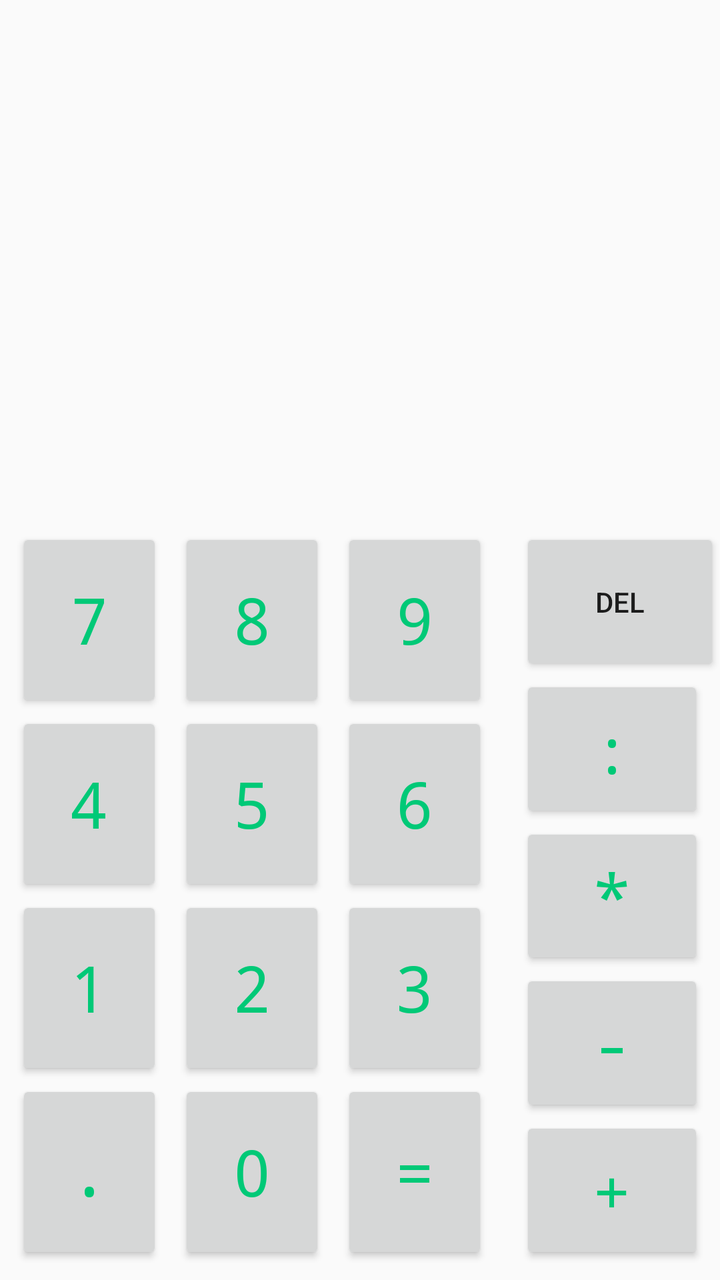
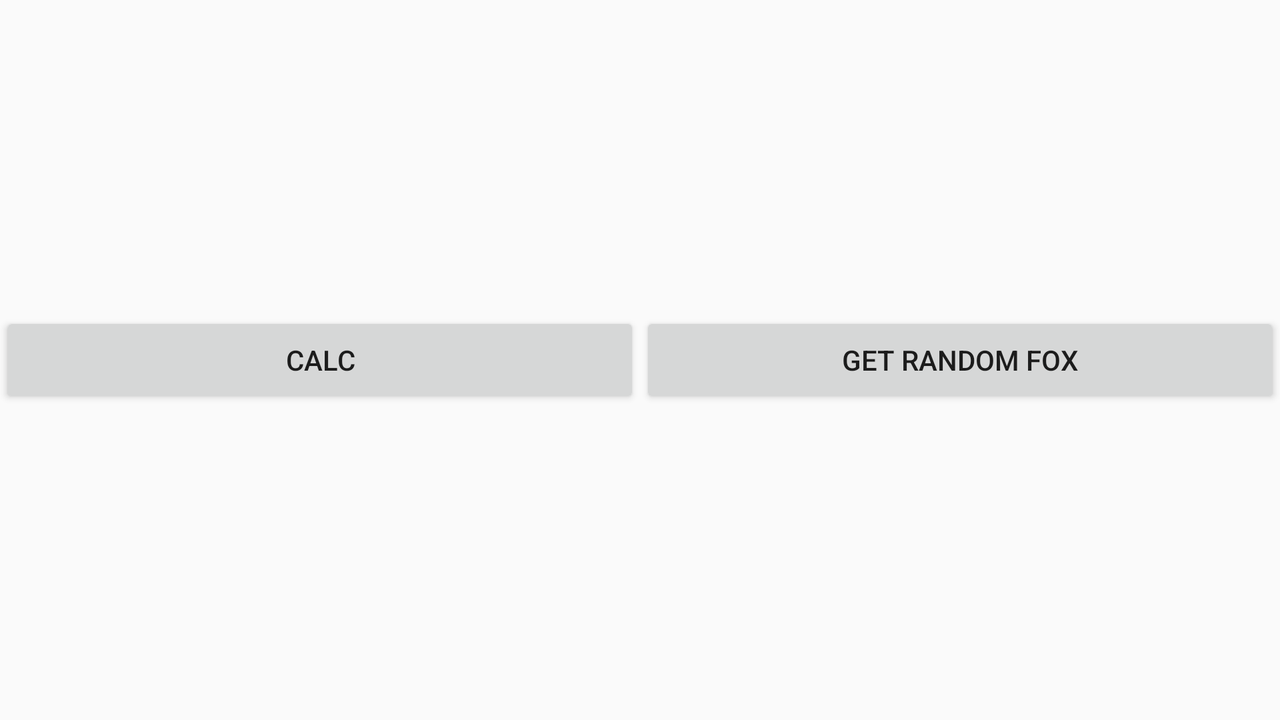

One screen, two layout resources from the same app: the default and the repository's alternative for another configuration. Each is rendered where Android would select it; the XML of both is given below.
<!-- AndroidManifest.xml: application theme AppTheme -->
<!-- res/layout/fragment_main.xml -->
<?xml version="1.0" encoding="utf-8"?>
<android.support.constraint.ConstraintLayout xmlns:android="http://schemas.android.com/apk/res/android"
                                             xmlns:app="http://schemas.android.com/apk/res-auto"
                                             android:layout_width="match_parent"
                                             android:layout_height="match_parent"
                                             android:id="@+id/consraint_fr1">
    <TextView
            android:layout_width="0dp"
            android:layout_height="0dp"
            android:id="@+id/tvResult"
            android:layout_weight="2"
            app:layout_constraintStart_toStartOf="parent"
            app:layout_constraintEnd_toEndOf="parent"
            app:layout_constraintTop_toTopOf="parent"
            app:layout_constraintBottom_toTopOf="@+id/guideline3"
            android:layout_marginTop="8dp"
            android:layout_marginBottom="8dp"
            android:layout_marginStart="8dp"
            android:layout_marginEnd="8dp"
            style="@style/btnStyleText"/>
    <Button
            android:text="@string/d7"
            android:layout_width="0dp"
            android:layout_height="0dp"
            app:layout_constraintStart_toStartOf="parent"
            app:layout_constraintTop_toTopOf="@+id/guideline3"
            app:layout_constraintEnd_toStartOf="@id/btn8"
            app:layout_constraintBottom_toTopOf="@id/btn4"
            android:layout_marginStart="8dp"
            android:layout_marginTop="8dp"
            android:id="@+id/btn7"
            style="@style/btnStyleText"/>
    <Button
            android:text="@string/d8"
            android:layout_width="0dp"
            android:layout_height="0dp"
            android:layout_marginTop="8dp"
            app:layout_constraintStart_toEndOf="@id/btn7"
            app:layout_constraintTop_toTopOf="@+id/guideline3"
            app:layout_constraintEnd_toStartOf="@id/btn9"
            app:layout_constraintBottom_toTopOf="@id/btn5"
            android:id="@+id/btn8"
            style="@style/btnStyleText" android:layout_marginStart="8dp" android:layout_marginEnd="8dp"/>
    <Button
            android:text="@string/d9"
            android:layout_width="0dp"
            android:layout_height="0dp"
            android:layout_marginEnd="8dp"
            android:layout_marginTop="8dp"
            app:layout_constraintEnd_toStartOf="@+id/guideline2"
            app:layout_constraintBottom_toTopOf="@+id/btn6"
            app:layout_constraintTop_toTopOf="@+id/guideline3"
            app:layout_constraintStart_toEndOf="@+id/btn8"
            android:id="@+id/btn9"
            style="@style/btnStyleText"/>
    <Button
            android:text="@string/d4"
            android:layout_width="0dp"
            android:layout_height="0dp"
            android:layout_marginStart="8dp"
            android:layout_marginEnd="8dp"
            app:layout_constraintStart_toStartOf="parent"
            app:layout_constraintTop_toBottomOf="@id/btn7"
            app:layout_constraintEnd_toStartOf="@+id/btn5"
            app:layout_constraintBottom_toTopOf="@+id/btn1"
            android:id="@+id/btn4"
            style="@style/btnStyleText"/>
    <Button
            android:text="@string/d5"
            android:layout_width="0dp"
            android:layout_height="0dp"
            app:layout_constraintTop_toBottomOf="@id/btn8"
            app:layout_constraintStart_toEndOf="@+id/btn4"
            app:layout_constraintEnd_toStartOf="@+id/btn6"
            app:layout_constraintBottom_toTopOf="@+id/btn2"
            android:id="@+id/btn5"
            style="@style/btnStyleText"/>
    <Button
            android:text="@string/d6"
            android:layout_width="0dp"
            android:layout_height="0dp"
            android:layout_marginStart="8dp"
            android:layout_marginEnd="8dp"
            app:layout_constraintTop_toBottomOf="@id/btn9"
            app:layout_constraintStart_toEndOf="@+id/btn5"
            app:layout_constraintEnd_toStartOf="@+id/guideline2"
            app:layout_constraintBottom_toTopOf="@+id/btn3"
            android:id="@+id/btn6"
            style="@style/btnStyleText"/>
    <Button
            android:text="@string/d1"
            android:layout_width="0dp"
            android:layout_height="0dp"
            android:layout_marginStart="8dp"
            app:layout_constraintStart_toStartOf="parent"
            app:layout_constraintTop_toBottomOf="@id/btn4"
            app:layout_constraintEnd_toStartOf="@+id/btn2"
            app:layout_constraintBottom_toTopOf="@+id/btnDot"
            android:id="@+id/btn1"
            style="@style/btnStyleText"/>
    <Button
            android:text="@string/d2"
            android:layout_width="0dp"
            android:layout_height="0dp"
            app:layout_constraintStart_toEndOf="@+id/btn1"
            app:layout_constraintTop_toBottomOf="@id/btn5"
            app:layout_constraintEnd_toStartOf="@+id/btn3"
            app:layout_constraintBottom_toTopOf="@+id/btn0"
            android:layout_marginStart="8dp"
            android:layout_marginEnd="8dp"
            android:id="@+id/btn2"
            style="@style/btnStyleText"/>
    <Button
            android:text="@string/d3"
            android:layout_width="0dp"
            android:layout_height="0dp"
            android:layout_marginEnd="8dp"
            app:layout_constraintStart_toEndOf="@+id/btn2"
            app:layout_constraintEnd_toStartOf="@+id/guideline2"
            app:layout_constraintTop_toBottomOf="@id/btn6"
            app:layout_constraintBottom_toTopOf="@+id/btnEq"
            android:id="@+id/btn3"
            style="@style/btnStyleText"/>

    <Button
            android:text="@string/dot"
            android:layout_width="0dp"
            android:layout_height="0dp"
            android:layout_marginStart="8dp"
            android:layout_marginBottom="8dp"
            app:layout_constraintStart_toStartOf="parent"
            app:layout_constraintTop_toBottomOf="@id/btn1"
            app:layout_constraintEnd_toStartOf="@+id/btn0"
            app:layout_constraintBottom_toBottomOf="parent"
            android:id="@+id/btnDot"
            style="@style/btnStyleText"/>
    <Button
            android:text="@string/d0"
            android:layout_width="0dp"
            android:layout_height="0dp"
            android:layout_marginStart="8dp"
            android:layout_marginEnd="8dp"
            android:layout_marginBottom="8dp"
            app:layout_constraintStart_toEndOf="@+id/btnDot"
            app:layout_constraintTop_toBottomOf="@id/btn2"
            app:layout_constraintEnd_toStartOf="@+id/btnEq"
            app:layout_constraintBottom_toBottomOf="parent"
            android:id="@+id/btn0"
            style="@style/btnStyleText"/>
    <Button
            android:text="@string/equally"
            android:layout_width="0dp"
            android:layout_height="0dp"
            android:layout_marginEnd="8dp"
            android:layout_marginBottom="8dp"
            app:layout_constraintStart_toEndOf="@+id/btn0"
            app:layout_constraintTop_toBottomOf="@id/btn3"
            app:layout_constraintEnd_toStartOf="@+id/guideline2"
            app:layout_constraintBottom_toBottomOf="parent"
            android:id="@+id/btnEq"
            style="@style/btnStyleText"/>
    <Button
            android:text="@string/del"
            android:layout_width="0dp"
            android:layout_height="0dp"
            android:layout_marginTop="8dp"
            android:layout_marginStart="8dp"
            app:layout_constraintStart_toEndOf="@+id/guideline2"
            app:layout_constraintTop_toBottomOf="@+id/guideline3"
            app:layout_constraintEnd_toEndOf="parent"
            app:layout_constraintBottom_toTopOf="@id/btnDiv"
            android:id="@+id/btnDel"/>
    <Button
            android:text="@string/div"
            android:layout_width="0dp"
            android:layout_height="0dp"
            android:layout_marginEnd="8dp"
            android:layout_marginStart="8dp"
            app:layout_constraintStart_toEndOf="@+id/guideline2"
            app:layout_constraintTop_toBottomOf="@+id/btnDel"
            app:layout_constraintEnd_toEndOf="parent"
            app:layout_constraintBottom_toTopOf="@id/btnMult"
            android:id="@+id/btnDiv"
            style="@style/btnStyleText"/>
    <Button
            android:text="@string/mult"
            android:layout_width="0dp"
            android:layout_height="0dp"
            android:layout_marginStart="8dp"
            android:layout_marginEnd="8dp"
            app:layout_constraintStart_toEndOf="@+id/guideline2"
            app:layout_constraintTop_toBottomOf="@+id/btnDiv"
            app:layout_constraintEnd_toEndOf="parent"
            app:layout_constraintBottom_toTopOf="@id/btnMinus"
            android:id="@+id/btnMult"
            style="@style/btnStyleText"/>
    <Button
            android:text="@string/minus"
            android:layout_width="0dp"
            android:layout_height="0dp"
            android:layout_marginStart="8dp"
            android:layout_marginEnd="8dp"
            app:layout_constraintStart_toEndOf="@+id/guideline2"
            app:layout_constraintTop_toBottomOf="@+id/btnMult"
            app:layout_constraintEnd_toEndOf="parent"
            app:layout_constraintBottom_toTopOf="@id/btnPlus"
            android:id="@+id/btnMinus"
            style="@style/btnStyleText"/>
    <Button
            android:text="@string/plus"
            android:layout_width="0dp"
            android:layout_height="0dp"
            android:layout_marginStart="8dp"
            android:layout_marginEnd="8dp"
            android:layout_marginBottom="8dp"
            app:layout_constraintStart_toEndOf="@+id/guideline2"
            app:layout_constraintTop_toBottomOf="@+id/btnMinus"
            app:layout_constraintEnd_toEndOf="parent"
            app:layout_constraintBottom_toBottomOf="parent"
            android:id="@+id/btnPlus"
            style="@style/btnStyleText"/>
    <android.support.constraint.Guideline
            android:orientation="vertical"
            android:layout_width="wrap_content"
            android:layout_height="wrap_content" android:id="@+id/guideline2"
            app:layout_constraintGuide_percent="0.70"/>
    <android.support.constraint.Guideline
            android:orientation="horizontal"
            android:layout_width="wrap_content"
            android:layout_height="wrap_content" android:id="@+id/guideline3"
            app:layout_constraintGuide_percent="0.4"/>
</android.support.constraint.ConstraintLayout>
<!-- resources referenced by this layout -->
<resources>
  <string name="d0">0</string>
  <string name="d1">1</string>
  <string name="d2">2</string>
  <string name="d3">3</string>
  <string name="d4">4</string>
  <string name="d5">5</string>
  <string name="d6">6</string>
  <string name="d7">7</string>
  <string name="d8">8</string>
  <string name="d9">9</string>
  <string name="del">DEL</string>
  <string name="div">:</string>
  <string name="dot">.</string>
  <string name="equally">=</string>
  <string name="minus">-</string>
  <string name="mult">*</string>
  <string name="plus">+</string>
  <style name="btnStyleText">
          <item name="android:textSize">32sp</item>
          <item name="android:textColor">@color/colorGreen</item>
          <item name="android:typeface">monospace</item>
      </style>
  <style name="AppTheme" parent="Theme.AppCompat.Light.DarkActionBar">
          
          <item name="colorPrimary">@color/colorPrimary</item>
          <item name="colorPrimaryDark">@color/colorPrimaryDark</item>
          <item name="colorAccent">@color/colorAccent</item>
      </style>
  <color name="colorGreen">#00C977</color>
  <color name="colorPrimary">#008577</color>
  <color name="colorPrimaryDark">#00574B</color>
  <color name="colorAccent">#D81B60</color>
</resources>
<!-- res/layout-land/fragment_main.xml (the repository's variant of the layout above) -->
<!-- drawn on the phone turned sideways -->
<?xml version="1.0" encoding="utf-8"?>
<androidx.constraintlayout.widget.ConstraintLayout xmlns:android="http://schemas.android.com/apk/res/android"
                                                   xmlns:app="http://schemas.android.com/apk/res-auto"
                                                   android:layout_width="match_parent"
                                                   android:layout_height="match_parent"
                                                   android:id="@+id/consraint_fr_main">
    <Button
            android:text="@string/calc"
            android:layout_width="0dp"
            android:layout_height="wrap_content"
            app:layout_constraintTop_toTopOf="parent"
            app:layout_constraintStart_toStartOf="parent"
            app:layout_constraintEnd_toStartOf="@id/btnToRandomFox"
            app:layout_constraintBottom_toBottomOf="parent"
            android:id="@+id/btnToCalc"/>
    <Button
            android:text="@string/get_random_fox"
            android:layout_width="0dp"
            android:layout_height="wrap_content"
            app:layout_constraintTop_toTopOf="parent"
            app:layout_constraintEnd_toEndOf="parent"
            app:layout_constraintStart_toEndOf="@id/btnToCalc"
            app:layout_constraintBottom_toBottomOf="parent"
            android:id="@+id/btnToRandomFox"/>
</androidx.constraintlayout.widget.ConstraintLayout>
<!-- resources referenced by the variant -->
<!-- as the phone turned sideways resolves them -->
<resources>
  <string name="calc">Calc</string>
  <string name="get_random_fox">Get random Fox</string>
  <style name="AppTheme" parent="Theme.AppCompat.Light.DarkActionBar">
          
          <item name="colorPrimary">@color/colorPrimary</item>
          <item name="colorPrimaryDark">@color/colorPrimaryDark</item>
          <item name="colorAccent">@color/colorAccent</item>
      </style>
  <color name="colorPrimary">#008577</color>
  <color name="colorPrimaryDark">#00574B</color>
  <color name="colorAccent">#D81B60</color>
</resources>
